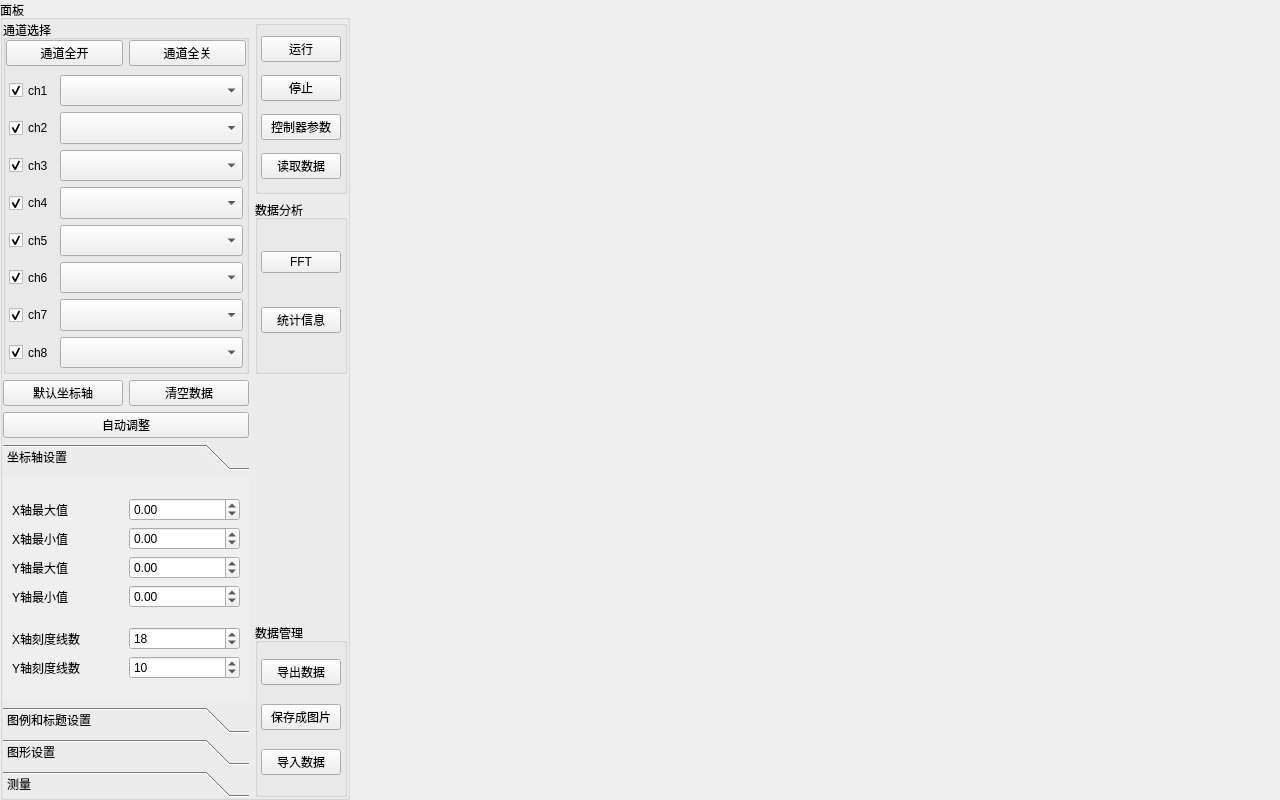
<?xml version="1.0" encoding="UTF-8"?>
<ui version="4.0">
 <class>DataTracer</class>
 <widget class="QWidget" name="DataTracer">
  <property name="geometry">
   <rect>
    <x>0</x>
    <y>0</y>
    <width>1280</width>
    <height>800</height>
   </rect>
  </property>
  <property name="sizePolicy">
   <sizepolicy hsizetype="Expanding" vsizetype="Expanding">
    <horstretch>0</horstretch>
    <verstretch>0</verstretch>
   </sizepolicy>
  </property>
  <property name="windowTitle">
   <string>Form</string>
  </property>
  <property name="windowIcon">
   <iconset resource="../icon.qrc">
    <normaloff>:/icon/res/icon/tracer.png</normaloff>:/icon/res/icon/tracer.png</iconset>
  </property>
  <property name="styleSheet">
   <string notr="true"/>
  </property>
  <layout class="QGridLayout" name="gridLayout_5" columnstretch="0,1">
   <property name="leftMargin">
    <number>0</number>
   </property>
   <property name="topMargin">
    <number>0</number>
   </property>
   <property name="rightMargin">
    <number>0</number>
   </property>
   <property name="bottomMargin">
    <number>0</number>
   </property>
   <item row="0" column="0">
    <widget class="QGroupBox" name="mainGroupBox">
     <property name="minimumSize">
      <size>
       <width>350</width>
       <height>0</height>
      </size>
     </property>
     <property name="maximumSize">
      <size>
       <width>16777215</width>
       <height>16777215</height>
      </size>
     </property>
     <property name="title">
      <string>面板</string>
     </property>
     <layout class="QGridLayout" name="gridLayout_3" rowstretch="0,0,0,0,0" columnstretch="0,0">
      <property name="leftMargin">
       <number>0</number>
      </property>
      <property name="topMargin">
       <number>0</number>
      </property>
      <property name="rightMargin">
       <number>0</number>
      </property>
      <property name="bottomMargin">
       <number>0</number>
      </property>
      <item row="1" column="1">
       <widget class="QGroupBox" name="advanceFeatureGroupBox">
        <property name="sizePolicy">
         <sizepolicy hsizetype="Preferred" vsizetype="Preferred">
          <horstretch>0</horstretch>
          <verstretch>0</verstretch>
         </sizepolicy>
        </property>
        <property name="title">
         <string>数据分析</string>
        </property>
        <layout class="QGridLayout" name="gridLayout_4" rowstretch="0,0">
         <property name="leftMargin">
          <number>3</number>
         </property>
         <property name="topMargin">
          <number>3</number>
         </property>
         <property name="rightMargin">
          <number>3</number>
         </property>
         <item row="0" column="0">
          <widget class="QPushButton" name="FFTButton">
           <property name="text">
            <string>FFT</string>
           </property>
           <property name="icon">
            <iconset resource="../icon.qrc">
             <normaloff>:/icon/res/icon/FFT.png</normaloff>:/icon/res/icon/FFT.png</iconset>
           </property>
          </widget>
         </item>
         <item row="1" column="0">
          <widget class="QPushButton" name="statsButton">
           <property name="text">
            <string>统计信息</string>
           </property>
           <property name="icon">
            <iconset resource="../icon.qrc">
             <normaloff>:/icon/res/icon/statistic.png</normaloff>:/icon/res/icon/statistic.png</iconset>
           </property>
          </widget>
         </item>
        </layout>
       </widget>
      </item>
      <item row="0" column="1">
       <widget class="QGroupBox" name="controlBox">
        <property name="title">
         <string/>
        </property>
        <layout class="QGridLayout" name="gridLayout_2">
         <property name="leftMargin">
          <number>3</number>
         </property>
         <property name="topMargin">
          <number>3</number>
         </property>
         <property name="rightMargin">
          <number>3</number>
         </property>
         <property name="bottomMargin">
          <number>3</number>
         </property>
         <item row="0" column="0">
          <widget class="QPushButton" name="startButton">
           <property name="text">
            <string>运行</string>
           </property>
           <property name="icon">
            <iconset resource="../icon.qrc">
             <normaloff>:/icon/res/icon/start.png</normaloff>:/icon/res/icon/start.png</iconset>
           </property>
          </widget>
         </item>
         <item row="3" column="0">
          <widget class="QPushButton" name="configButton">
           <property name="text">
            <string>控制器参数</string>
           </property>
           <property name="icon">
            <iconset resource="../icon.qrc">
             <normaloff>:/icon/res/icon/configer.png</normaloff>:/icon/res/icon/configer.png</iconset>
           </property>
          </widget>
         </item>
         <item row="4" column="0">
          <widget class="QPushButton" name="readButton">
           <property name="text">
            <string>读取数据</string>
           </property>
           <property name="icon">
            <iconset resource="../icon.qrc">
             <normaloff>:/icon/res/icon/reqData.png</normaloff>:/icon/res/icon/reqData.png</iconset>
           </property>
          </widget>
         </item>
         <item row="2" column="0">
          <widget class="QPushButton" name="stopButton">
           <property name="text">
            <string>停止</string>
           </property>
           <property name="icon">
            <iconset resource="../icon.qrc">
             <normaloff>:/icon/res/icon/stop.png</normaloff>:/icon/res/icon/stop.png</iconset>
           </property>
          </widget>
         </item>
        </layout>
       </widget>
      </item>
      <item row="4" column="1">
       <widget class="QGroupBox" name="dataManagerBox">
        <property name="title">
         <string>数据管理</string>
        </property>
        <layout class="QGridLayout" name="gridLayout">
         <property name="leftMargin">
          <number>3</number>
         </property>
         <property name="topMargin">
          <number>3</number>
         </property>
         <property name="rightMargin">
          <number>3</number>
         </property>
         <property name="bottomMargin">
          <number>3</number>
         </property>
         <item row="0" column="0">
          <widget class="QPushButton" name="exportDataButton">
           <property name="text">
            <string>导出数据</string>
           </property>
           <property name="icon">
            <iconset resource="../icon.qrc">
             <normaloff>:/icon/res/icon/export.png</normaloff>:/icon/res/icon/export.png</iconset>
           </property>
          </widget>
         </item>
         <item row="1" column="0">
          <widget class="QPushButton" name="exportImgButton">
           <property name="text">
            <string>保存成图片</string>
           </property>
           <property name="icon">
            <iconset resource="../icon.qrc">
             <normaloff>:/icon/res/icon/exportPicture.png</normaloff>:/icon/res/icon/exportPicture.png</iconset>
           </property>
          </widget>
         </item>
         <item row="2" column="0">
          <widget class="QPushButton" name="importDataButton">
           <property name="text">
            <string>导入数据</string>
           </property>
           <property name="icon">
            <iconset resource="../icon.qrc">
             <normaloff>:/icon/res/icon/import.png</normaloff>:/icon/res/icon/import.png</iconset>
           </property>
          </widget>
         </item>
        </layout>
       </widget>
      </item>
      <item row="0" column="0" rowspan="2">
       <widget class="QGroupBox" name="chSelectBox">
        <property name="sizePolicy">
         <sizepolicy hsizetype="Minimum" vsizetype="Minimum">
          <horstretch>0</horstretch>
          <verstretch>0</verstretch>
         </sizepolicy>
        </property>
        <property name="title">
         <string>通道选择</string>
        </property>
        <property name="flat">
         <bool>false</bool>
        </property>
        <layout class="QVBoxLayout" name="verticalLayout_14">
         <property name="leftMargin">
          <number>0</number>
         </property>
         <property name="topMargin">
          <number>0</number>
         </property>
         <property name="rightMargin">
          <number>0</number>
         </property>
         <property name="bottomMargin">
          <number>0</number>
         </property>
         <item>
          <layout class="QHBoxLayout" name="horizontalLayout_3">
           <item>
            <widget class="QPushButton" name="showAllchannelButton">
             <property name="text">
              <string>通道全开</string>
             </property>
             <property name="icon">
              <iconset resource="../icon.qrc">
               <normaloff>:/icon/res/icon/confirm.png</normaloff>:/icon/res/icon/confirm.png</iconset>
             </property>
            </widget>
           </item>
           <item>
            <widget class="QPushButton" name="closeAllchannelButton">
             <property name="text">
              <string>通道全关</string>
             </property>
             <property name="icon">
              <iconset resource="../icon.qrc">
               <normaloff>:/icon/res/icon/cancel.png</normaloff>:/icon/res/icon/cancel.png</iconset>
             </property>
            </widget>
           </item>
          </layout>
         </item>
         <item>
          <layout class="QHBoxLayout" name="horizontalLayout" stretch="0,1">
           <property name="leftMargin">
            <number>3</number>
           </property>
           <property name="topMargin">
            <number>3</number>
           </property>
           <property name="rightMargin">
            <number>3</number>
           </property>
           <property name="bottomMargin">
            <number>3</number>
           </property>
           <item>
            <layout class="QVBoxLayout" name="verticalLayout_3">
             <item>
              <widget class="QCheckBox" name="ch1Box">
               <property name="sizePolicy">
                <sizepolicy hsizetype="MinimumExpanding" vsizetype="MinimumExpanding">
                 <horstretch>0</horstretch>
                 <verstretch>0</verstretch>
                </sizepolicy>
               </property>
               <property name="text">
                <string>ch1</string>
               </property>
               <property name="checked">
                <bool>true</bool>
               </property>
               <property name="tristate">
                <bool>false</bool>
               </property>
              </widget>
             </item>
             <item>
              <widget class="QCheckBox" name="ch2Box">
               <property name="sizePolicy">
                <sizepolicy hsizetype="MinimumExpanding" vsizetype="MinimumExpanding">
                 <horstretch>0</horstretch>
                 <verstretch>0</verstretch>
                </sizepolicy>
               </property>
               <property name="text">
                <string>ch2</string>
               </property>
               <property name="checked">
                <bool>true</bool>
               </property>
              </widget>
             </item>
             <item>
              <widget class="QCheckBox" name="ch3Box">
               <property name="sizePolicy">
                <sizepolicy hsizetype="MinimumExpanding" vsizetype="MinimumExpanding">
                 <horstretch>0</horstretch>
                 <verstretch>0</verstretch>
                </sizepolicy>
               </property>
               <property name="text">
                <string>ch3</string>
               </property>
               <property name="checked">
                <bool>true</bool>
               </property>
              </widget>
             </item>
             <item>
              <widget class="QCheckBox" name="ch4Box">
               <property name="sizePolicy">
                <sizepolicy hsizetype="MinimumExpanding" vsizetype="MinimumExpanding">
                 <horstretch>0</horstretch>
                 <verstretch>0</verstretch>
                </sizepolicy>
               </property>
               <property name="text">
                <string>ch4</string>
               </property>
               <property name="checked">
                <bool>true</bool>
               </property>
              </widget>
             </item>
             <item>
              <widget class="QCheckBox" name="ch5Box">
               <property name="sizePolicy">
                <sizepolicy hsizetype="MinimumExpanding" vsizetype="MinimumExpanding">
                 <horstretch>0</horstretch>
                 <verstretch>0</verstretch>
                </sizepolicy>
               </property>
               <property name="text">
                <string>ch5</string>
               </property>
               <property name="checked">
                <bool>true</bool>
               </property>
              </widget>
             </item>
             <item>
              <widget class="QCheckBox" name="ch6Box">
               <property name="sizePolicy">
                <sizepolicy hsizetype="MinimumExpanding" vsizetype="MinimumExpanding">
                 <horstretch>0</horstretch>
                 <verstretch>0</verstretch>
                </sizepolicy>
               </property>
               <property name="text">
                <string>ch6</string>
               </property>
               <property name="checked">
                <bool>true</bool>
               </property>
              </widget>
             </item>
             <item>
              <widget class="QCheckBox" name="ch7Box">
               <property name="sizePolicy">
                <sizepolicy hsizetype="MinimumExpanding" vsizetype="MinimumExpanding">
                 <horstretch>0</horstretch>
                 <verstretch>0</verstretch>
                </sizepolicy>
               </property>
               <property name="text">
                <string>ch7</string>
               </property>
               <property name="checked">
                <bool>true</bool>
               </property>
              </widget>
             </item>
             <item>
              <widget class="QCheckBox" name="ch8Box">
               <property name="sizePolicy">
                <sizepolicy hsizetype="MinimumExpanding" vsizetype="MinimumExpanding">
                 <horstretch>0</horstretch>
                 <verstretch>0</verstretch>
                </sizepolicy>
               </property>
               <property name="text">
                <string>ch8</string>
               </property>
               <property name="checked">
                <bool>true</bool>
               </property>
              </widget>
             </item>
            </layout>
           </item>
           <item>
            <layout class="QVBoxLayout" name="verticalLayout_11">
             <item>
              <widget class="QComboBox" name="ch1ComboBox">
               <property name="sizePolicy">
                <sizepolicy hsizetype="MinimumExpanding" vsizetype="MinimumExpanding">
                 <horstretch>0</horstretch>
                 <verstretch>0</verstretch>
                </sizepolicy>
               </property>
              </widget>
             </item>
             <item>
              <widget class="QComboBox" name="ch2ComboBox">
               <property name="sizePolicy">
                <sizepolicy hsizetype="MinimumExpanding" vsizetype="MinimumExpanding">
                 <horstretch>0</horstretch>
                 <verstretch>0</verstretch>
                </sizepolicy>
               </property>
              </widget>
             </item>
             <item>
              <widget class="QComboBox" name="ch3ComboBox">
               <property name="sizePolicy">
                <sizepolicy hsizetype="MinimumExpanding" vsizetype="MinimumExpanding">
                 <horstretch>0</horstretch>
                 <verstretch>0</verstretch>
                </sizepolicy>
               </property>
              </widget>
             </item>
             <item>
              <widget class="QComboBox" name="ch4ComboBox">
               <property name="sizePolicy">
                <sizepolicy hsizetype="MinimumExpanding" vsizetype="MinimumExpanding">
                 <horstretch>0</horstretch>
                 <verstretch>0</verstretch>
                </sizepolicy>
               </property>
              </widget>
             </item>
             <item>
              <widget class="QComboBox" name="ch5ComboBox">
               <property name="sizePolicy">
                <sizepolicy hsizetype="MinimumExpanding" vsizetype="MinimumExpanding">
                 <horstretch>0</horstretch>
                 <verstretch>0</verstretch>
                </sizepolicy>
               </property>
              </widget>
             </item>
             <item>
              <widget class="QComboBox" name="ch6ComboBox">
               <property name="sizePolicy">
                <sizepolicy hsizetype="MinimumExpanding" vsizetype="MinimumExpanding">
                 <horstretch>0</horstretch>
                 <verstretch>0</verstretch>
                </sizepolicy>
               </property>
              </widget>
             </item>
             <item>
              <widget class="QComboBox" name="ch7ComboBox">
               <property name="sizePolicy">
                <sizepolicy hsizetype="MinimumExpanding" vsizetype="MinimumExpanding">
                 <horstretch>0</horstretch>
                 <verstretch>0</verstretch>
                </sizepolicy>
               </property>
              </widget>
             </item>
             <item>
              <widget class="QComboBox" name="ch8ComboBox">
               <property name="sizePolicy">
                <sizepolicy hsizetype="MinimumExpanding" vsizetype="MinimumExpanding">
                 <horstretch>0</horstretch>
                 <verstretch>0</verstretch>
                </sizepolicy>
               </property>
              </widget>
             </item>
            </layout>
           </item>
          </layout>
         </item>
        </layout>
       </widget>
      </item>
      <item row="2" column="0">
       <layout class="QVBoxLayout" name="verticalLayout_7">
        <item>
         <layout class="QHBoxLayout" name="horizontalLayout_5">
          <item>
           <widget class="QPushButton" name="defaultButton">
            <property name="text">
             <string>默认坐标轴</string>
            </property>
            <property name="icon">
             <iconset resource="../icon.qrc">
              <normaloff>:/icon/res/icon/default.png</normaloff>:/icon/res/icon/default.png</iconset>
            </property>
           </widget>
          </item>
          <item>
           <widget class="QPushButton" name="clearDataButton">
            <property name="text">
             <string>清空数据</string>
            </property>
            <property name="icon">
             <iconset resource="../icon.qrc">
              <normaloff>:/icon/res/icon/clear.png</normaloff>:/icon/res/icon/clear.png</iconset>
            </property>
           </widget>
          </item>
         </layout>
        </item>
        <item>
         <layout class="QHBoxLayout" name="horizontalLayout_6">
          <item>
           <widget class="QPushButton" name="autoScaleAxisButton">
            <property name="text">
             <string>自动调整</string>
            </property>
            <property name="icon">
             <iconset resource="../icon.qrc">
              <normaloff>:/icon/res/icon/auto.png</normaloff>:/icon/res/icon/auto.png</iconset>
            </property>
           </widget>
          </item>
         </layout>
        </item>
       </layout>
      </item>
      <item row="3" column="0" rowspan="2">
       <widget class="QToolBox" name="toolBox">
        <property name="currentIndex">
         <number>0</number>
        </property>
        <widget class="QWidget" name="page">
         <property name="geometry">
          <rect>
           <x>0</x>
           <y>0</y>
           <width>227</width>
           <height>209</height>
          </rect>
         </property>
         <attribute name="icon">
          <iconset resource="../icon.qrc">
           <normaloff>:/icon/res/icon/axis.png</normaloff>:/icon/res/icon/axis.png</iconset>
         </attribute>
         <attribute name="label">
          <string>坐标轴设置</string>
         </attribute>
         <layout class="QVBoxLayout" name="verticalLayout_9">
          <item>
           <layout class="QHBoxLayout" name="horizontalLayout_2">
            <item>
             <layout class="QVBoxLayout" name="verticalLayout">
              <item>
               <widget class="QLabel" name="xMaxLabel">
                <property name="text">
                 <string>X轴最大值</string>
                </property>
               </widget>
              </item>
              <item>
               <widget class="QLabel" name="xMinLabel">
                <property name="text">
                 <string>X轴最小值</string>
                </property>
               </widget>
              </item>
              <item>
               <widget class="QLabel" name="yMaxLabel">
                <property name="text">
                 <string>Y轴最大值</string>
                </property>
               </widget>
              </item>
              <item>
               <widget class="QLabel" name="yMinLabel">
                <property name="text">
                 <string>Y轴最小值</string>
                </property>
               </widget>
              </item>
             </layout>
            </item>
            <item>
             <layout class="QVBoxLayout" name="verticalLayout_2">
              <item>
               <widget class="QDoubleSpinBox" name="xMaxDoubleSpinBox">
                <property name="decimals">
                 <number>2</number>
                </property>
                <property name="minimum">
                 <double>-9999999.000000000000000</double>
                </property>
                <property name="maximum">
                 <double>9999999.000000000000000</double>
                </property>
                <property name="value">
                 <double>0.000000000000000</double>
                </property>
               </widget>
              </item>
              <item>
               <widget class="QDoubleSpinBox" name="xMinDoubleSpinBox">
                <property name="minimum">
                 <double>-9999999.000000000000000</double>
                </property>
                <property name="maximum">
                 <double>9999999.000000000000000</double>
                </property>
                <property name="value">
                 <double>0.000000000000000</double>
                </property>
               </widget>
              </item>
              <item>
               <widget class="QDoubleSpinBox" name="yMaxDoubleSpinBox">
                <property name="minimum">
                 <double>-9999999.000000000000000</double>
                </property>
                <property name="maximum">
                 <double>9999999.000000000000000</double>
                </property>
                <property name="value">
                 <double>0.000000000000000</double>
                </property>
               </widget>
              </item>
              <item>
               <widget class="QDoubleSpinBox" name="yMinDoubleSpinBox">
                <property name="minimum">
                 <double>-9999999.000000000000000</double>
                </property>
                <property name="maximum">
                 <double>9999999.000000000000000</double>
                </property>
                <property name="value">
                 <double>0.000000000000000</double>
                </property>
               </widget>
              </item>
             </layout>
            </item>
           </layout>
          </item>
          <item>
           <layout class="QHBoxLayout" name="horizontalLayout_4">
            <item>
             <layout class="QVBoxLayout" name="verticalLayout_5">
              <item>
               <widget class="QLabel" name="xTickLabel">
                <property name="text">
                 <string>X轴刻度线数</string>
                </property>
               </widget>
              </item>
              <item>
               <widget class="QLabel" name="yTickLabel">
                <property name="text">
                 <string>Y轴刻度线数</string>
                </property>
               </widget>
              </item>
             </layout>
            </item>
            <item>
             <layout class="QVBoxLayout" name="verticalLayout_6">
              <item>
               <widget class="QSpinBox" name="xTickSpinBox">
                <property name="maximum">
                 <number>100</number>
                </property>
                <property name="value">
                 <number>18</number>
                </property>
               </widget>
              </item>
              <item>
               <widget class="QSpinBox" name="yTickSpinBox">
                <property name="minimum">
                 <number>0</number>
                </property>
                <property name="maximum">
                 <number>100</number>
                </property>
                <property name="value">
                 <number>10</number>
                </property>
               </widget>
              </item>
             </layout>
            </item>
           </layout>
          </item>
         </layout>
        </widget>
        <widget class="QWidget" name="page_2">
         <property name="geometry">
          <rect>
           <x>0</x>
           <y>0</y>
           <width>237</width>
           <height>182</height>
          </rect>
         </property>
         <attribute name="icon">
          <iconset resource="../icon.qrc">
           <normaloff>:/icon/res/icon/legend.png</normaloff>:/icon/res/icon/legend.png</iconset>
         </attribute>
         <attribute name="label">
          <string>图例和标题设置</string>
         </attribute>
         <layout class="QVBoxLayout" name="verticalLayout_17">
          <item>
           <layout class="QHBoxLayout" name="horizontalLayout_10">
            <item>
             <widget class="QCheckBox" name="legendBox">
              <property name="text">
               <string>图例</string>
              </property>
              <property name="icon">
               <iconset resource="../icon.qrc">
                <normaloff>:/icon/res/icon/legend.png</normaloff>:/icon/res/icon/legend.png</iconset>
              </property>
             </widget>
            </item>
            <item>
             <widget class="QComboBox" name="legendPosComboBox">
              <property name="sizePolicy">
               <sizepolicy hsizetype="Expanding" vsizetype="Fixed">
                <horstretch>0</horstretch>
                <verstretch>0</verstretch>
               </sizepolicy>
              </property>
              <item>
               <property name="text">
                <string>右下</string>
               </property>
              </item>
              <item>
               <property name="text">
                <string>右上</string>
               </property>
              </item>
              <item>
               <property name="text">
                <string>左下</string>
               </property>
              </item>
              <item>
               <property name="text">
                <string>左上</string>
               </property>
              </item>
             </widget>
            </item>
           </layout>
          </item>
          <item>
           <layout class="QHBoxLayout" name="horizontalLayout_11">
            <item>
             <layout class="QVBoxLayout" name="verticalLayout_16">
              <item>
               <widget class="QLabel" name="OscTitleLabel">
                <property name="text">
                 <string>图标标题</string>
                </property>
                <property name="alignment">
                 <set>Qt::AlignCenter</set>
                </property>
               </widget>
              </item>
              <item>
               <widget class="QLabel" name="xTitleLabel">
                <property name="text">
                 <string>x轴标题</string>
                </property>
                <property name="alignment">
                 <set>Qt::AlignCenter</set>
                </property>
               </widget>
              </item>
              <item>
               <widget class="QLabel" name="yTitleLabel">
                <property name="text">
                 <string>y轴标题</string>
                </property>
                <property name="alignment">
                 <set>Qt::AlignCenter</set>
                </property>
               </widget>
              </item>
             </layout>
            </item>
            <item>
             <layout class="QVBoxLayout" name="verticalLayout_15">
              <item>
               <widget class="QLineEdit" name="OscTitleLineEdit"/>
              </item>
              <item>
               <widget class="QLineEdit" name="xTitleLineEdit"/>
              </item>
              <item>
               <widget class="QLineEdit" name="yTitleLineEdit"/>
              </item>
             </layout>
            </item>
           </layout>
          </item>
         </layout>
        </widget>
        <widget class="QWidget" name="page_3">
         <property name="geometry">
          <rect>
           <x>0</x>
           <y>0</y>
           <width>217</width>
           <height>182</height>
          </rect>
         </property>
         <attribute name="icon">
          <iconset resource="../icon.qrc">
           <normaloff>:/icon/res/icon/graphic.png</normaloff>:/icon/res/icon/graphic.png</iconset>
         </attribute>
         <attribute name="label">
          <string>图形设置</string>
         </attribute>
         <layout class="QVBoxLayout" name="verticalLayout_4">
          <item>
           <layout class="QHBoxLayout" name="horizontalLayout_7">
            <item>
             <widget class="QCheckBox" name="openGLBox">
              <property name="toolTip">
               <string>“使用openGL加速，可能会有BUG”</string>
              </property>
              <property name="text">
               <string>openGL</string>
              </property>
             </widget>
            </item>
            <item>
             <widget class="QCheckBox" name="subAxisCheckBox">
              <property name="text">
               <string>子网格线</string>
              </property>
             </widget>
            </item>
           </layout>
          </item>
          <item>
           <layout class="QHBoxLayout" name="horizontalLayout_8">
            <item>
             <widget class="QLabel" name="themeLabel">
              <property name="text">
               <string>主题</string>
              </property>
              <property name="alignment">
               <set>Qt::AlignCenter</set>
              </property>
             </widget>
            </item>
            <item>
             <widget class="QComboBox" name="themeBox">
              <property name="sizePolicy">
               <sizepolicy hsizetype="MinimumExpanding" vsizetype="Fixed">
                <horstretch>0</horstretch>
                <verstretch>0</verstretch>
               </sizepolicy>
              </property>
              <property name="currentText">
               <string>Dark</string>
              </property>
              <property name="currentIndex">
               <number>1</number>
              </property>
              <item>
               <property name="text">
                <string>Light</string>
               </property>
              </item>
              <item>
               <property name="text">
                <string>Dark</string>
               </property>
              </item>
             </widget>
            </item>
           </layout>
          </item>
         </layout>
        </widget>
        <widget class="QWidget" name="page_4">
         <property name="geometry">
          <rect>
           <x>0</x>
           <y>0</y>
           <width>217</width>
           <height>182</height>
          </rect>
         </property>
         <attribute name="icon">
          <iconset resource="../icon.qrc">
           <normaloff>:/icon/res/icon/measure.png</normaloff>:/icon/res/icon/measure.png</iconset>
         </attribute>
         <attribute name="label">
          <string>测量</string>
         </attribute>
         <widget class="QCheckBox" name="tracerCheckBox">
          <property name="geometry">
           <rect>
            <x>11</x>
            <y>59</y>
            <width>59</width>
            <height>21</height>
           </rect>
          </property>
          <property name="text">
           <string>游标</string>
          </property>
         </widget>
        </widget>
       </widget>
      </item>
     </layout>
    </widget>
   </item>
   <item row="0" column="1">
    <widget class="Oscilloscope" name="customPlot" native="true">
     <property name="styleSheet">
      <string notr="true"/>
     </property>
    </widget>
   </item>
  </layout>
 </widget>
 <customwidgets>
  <customwidget>
   <class>Oscilloscope</class>
   <extends>QWidget</extends>
   <header>oscilloscope\oscilloscope.h</header>
   <container>1</container>
  </customwidget>
 </customwidgets>
 <resources>
  <include location="../icon.qrc"/>
 </resources>
 <connections/>
</ui>
